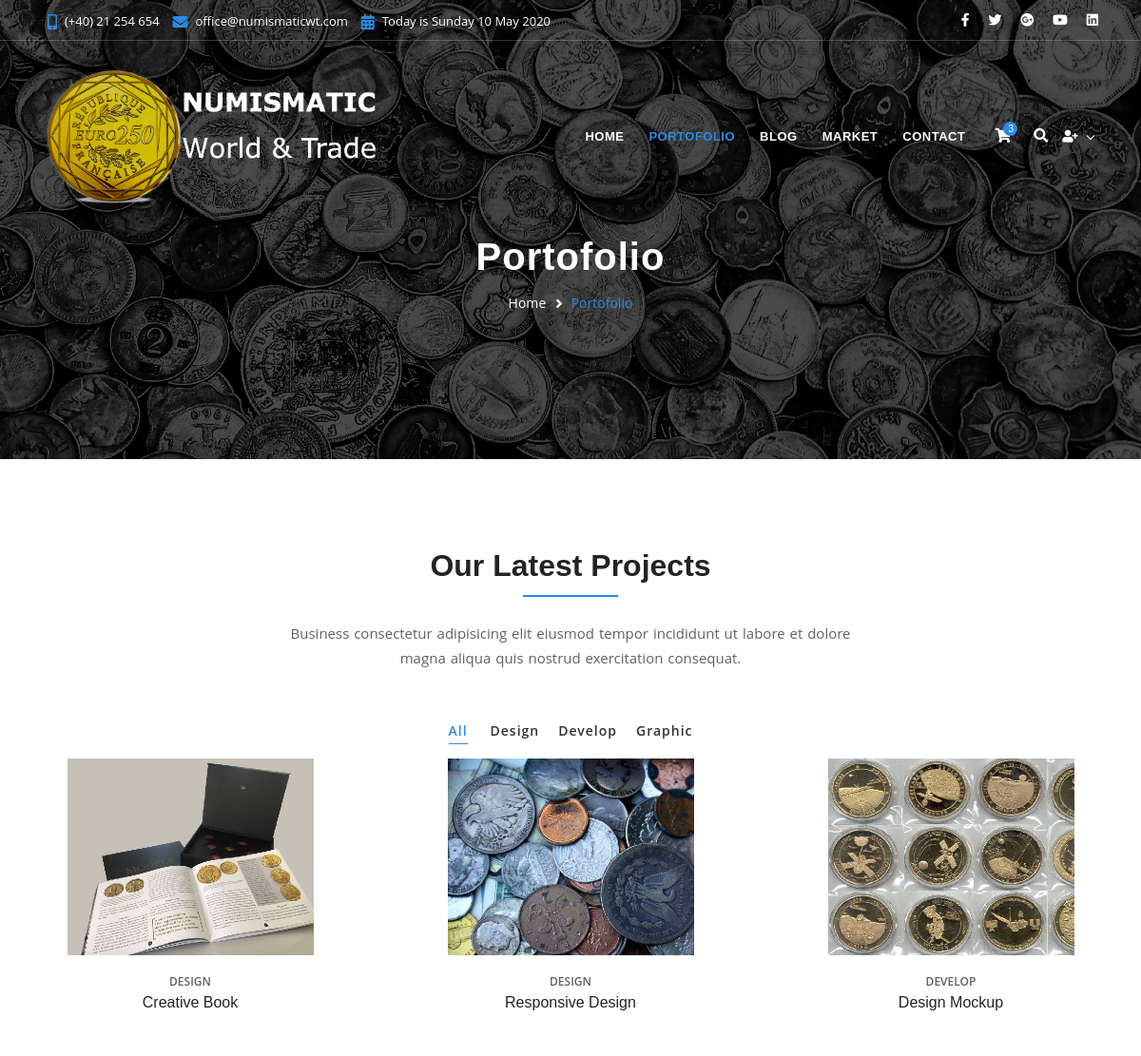
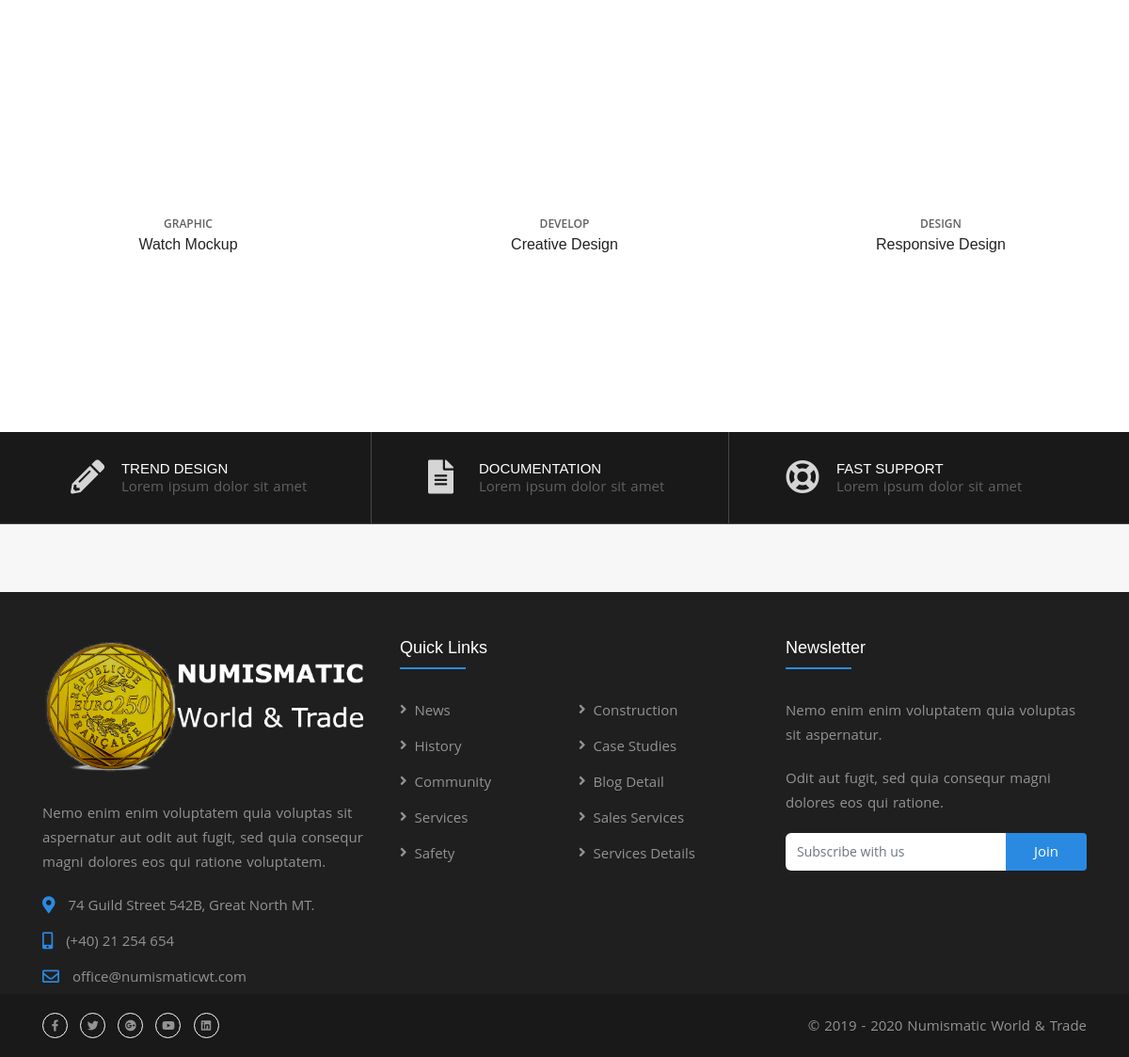
The app's page /portofolio.php with its own data (2 pictures, top to bottom).
### tables this page shows
CREATE TABLE `menu_items` (
  `id` smallint(6) NOT NULL,
  `menu_id` tinyint(4) NOT NULL,
  `parent_id` tinyint(3) NOT NULL DEFAULT '0',
  `url` varchar(512) NOT NULL,
  `text` char(60) DEFAULT NULL,
  `icon` char(50) DEFAULT NULL,
  `created_at` datetime NOT NULL DEFAULT CURRENT_TIMESTAMP,
  `updated_at` datetime NOT NULL DEFAULT CURRENT_TIMESTAMP ON UPDATE CURRENT_TIMESTAMP
);

CREATE TABLE `project_group` (
  `id` int(50) NOT NULL,
  `category` char(20) NOT NULL
);

CREATE TABLE `portofolio` (
  `id` tinyint(100) NOT NULL,
  `parent` char(20) NOT NULL,
  `project` char(50) NOT NULL,
  `image` char(100) NOT NULL,
  `created_at` datetime NOT NULL DEFAULT CURRENT_TIMESTAMP ON UPDATE CURRENT_TIMESTAMP
);

CREATE TABLE `partners` (
  `id` smallint(50) NOT NULL,
  `item_logo` char(100) NOT NULL,
  `created_at` datetime NOT NULL DEFAULT CURRENT_TIMESTAMP,
  `updated_at` datetime NOT NULL DEFAULT CURRENT_TIMESTAMP ON UPDATE CURRENT_TIMESTAMP
);

### lib/social-media.php (called while the page is built)
<?php
$media = 'WHERE `parent_id` = 1';
getLinksFromDB($conn, "menu_items", '<li><a href="', 'url', '"><i class="',$media,'icon','"></i></a></li>');
?>

### portofolio.php (the view, shortened to what this page needs)
<?php require_once "php_project.php"; ?>
<?php
$parents = getObjects($conn, "SELECT * FROM `project_group`");
$projects = getObjects($conn, "SELECT * FROM `portofolio`");
?>
<?php include_once "header-footer/header.php"; ?>
    <section>
        <div class="container">
            <div class="section-heading">
                <h3>Our Latest Projects</h3>
                <p class="width-55 sm-width-75 xs-width-95">Business consectetur adipisicing elit eiusmod tempor
                    incididunt ut labore et dolore magna aliqua quis nostrud exercitation consequat.</p>
            </div>
        </div>
        <div class="container-fluid">
            <div class="row">
                <div class="filtering col-sm-12 text-center">
                    <span data-filter='*' class="active">All</span>
                    <?php
                    foreach ($parents as $out) {
                        echo '<span data-filter=\'.' . $out['category'] . '\'>' . ucfirst($out['category']) . '</span>';
                    }
                    ?>
                </div>
                <div class="gallery text-center width-100">
                    <?php
                    foreach ($projects as $project)
                        echo
                            '<div class="col-lg-4 col-md-6 margin-50px-bottom items ' . $project['parent'] . '">
                            <div class="project-grid-style2">
                              <div class="project-details">
                                <img class="width70" src="' . $project['image'] . '" alt="">
                                <div class="portfolio-icon">
                                    <a class="popimg" href="' . $project['image'] . '"><i class="fas fa-search-plus"></i></a>
                                </div>
                                <div class="portfolio-post-border"></div>
                               </div>
                            <div class="portfolio-title">
                                <p>' . $project['parent'] . '</p>
                                <h4>' . $project['project'] . '</h4>
                            </div>
                        </div>
                    </div>';
                    ?>
                </div>
            </div>
        </div>
    </section>
<?php include_once "header-footer/footer.php"; ?>

### lib/functions.php (shortened to what this page needs)
<?php
function lnk(string $uri): string
{
    return BASE_URL . $uri;
}
function buildHeadLinks(array $menuLnk, bool $includeHomeLink = true): string
{
    $headLinks = "<ul>";
    if ($includeHomeLink) {
        $headLinks .= '<li><a href="' . lnk("index.php") . '">Home</a></li>' . PHP_EOL;
    }
    foreach ($menuLnk as $title => $link) {
        if ($link == "javascript:void(0)") {
            $headLinks .= '<li><a href="javascript:void(0)">' . $title . '</a></li>' . PHP_EOL;
        } else {
            $headLinks .= "<li><a href='" . lnk($link) . "'>{$title}</a></li>" . PHP_EOL;
        }
    }
    return $headLinks . "</ul>";
}
function getLinksFromDB(mysqli $conn,
                        string $table,
                        string $text1,
                        string $type1,
                        string $text2,
                        string $index = '',
                        string $type2 = '',
                        string $text3 = ''): void
{
    $sqlQuery = "SELECT * FROM `{$table}` {$index}";
    $result = mysqli_query($conn, $sqlQuery);
    $items = mysqli_fetch_all($result, MYSQLI_ASSOC);
    foreach ($items as $column):
        echo $text1 . $column["$type1"] . $text2 . ($column["$type2"] ?? '') . $text3 . PHP_EOL;
    endforeach;
}
function getObjects(mysqli $conn, string $query): array
{
    $result = mysqli_query($conn, $query);
    $getObjects = mysqli_fetch_all($result, MYSQLI_ASSOC);
    return $getObjects;
}

### records on screen
menu_items: text "HOME"
menu_items: text "PORTOFOLIO"
menu_items: text "BLOG"
menu_items: text "MARKET"
menu_items: text "CONTACT"
project_group: category "Design"
project_group: category "Develop"
project_group: category "Graphic"
portofolio: image (picture), parent "DESIGN", project "Creative Book"
portofolio: image (picture), parent "DESIGN", project "Responsive Design"
portofolio: image (picture), parent "DEVELOP", project "Design Mockup"
portofolio: image (picture), parent "GRAPHIC", project "Watch Mockup"
portofolio: image (picture), parent "DEVELOP", project "Creative Design"
portofolio: image (picture), parent "DESIGN", project "Responsive Design"
partners: item_logo (picture)
partners: item_logo (picture)
partners: item_logo (picture)
partners: item_logo (picture)
partners: item_logo (picture)
menu_items: text "News"
menu_items: text "History"
menu_items: text "Community"
menu_items: text "Services"
menu_items: text "Safety"
menu_items: text "Construction"
menu_items: text "Case Studies"
menu_items: text "Blog Detail"
menu_items: text "Sales Services"
menu_items: text "Services Details"

### other values on screen
$pageTitle "Portofolio"
$title "Portofolio"
